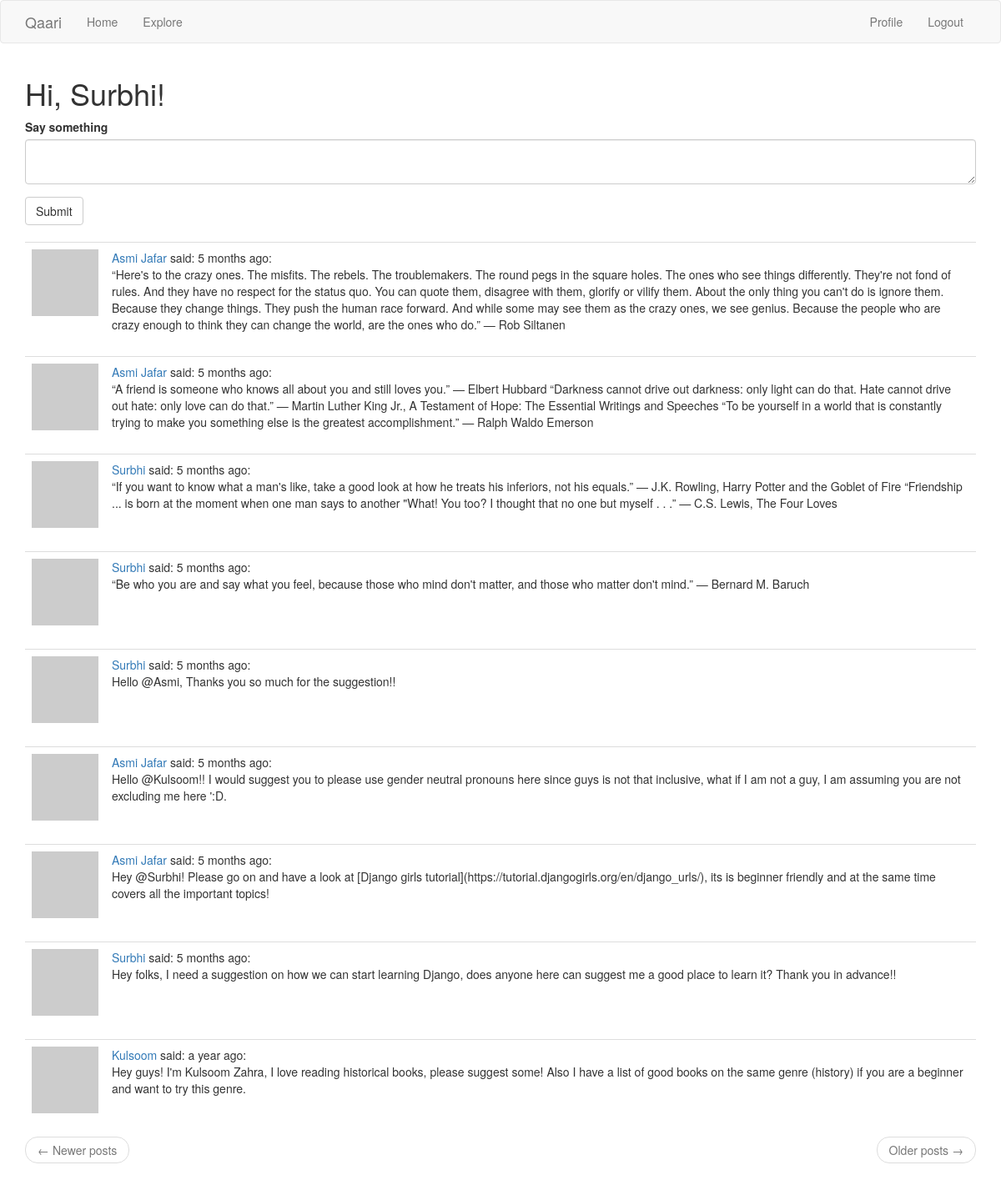
The page /index (signed in) on the database its author committed.
### app/models.py (models this page shows, shortened)
class User(UserMixin, db.Model):
    id = db.Column(db.Integer, primary_key=True)
    username = db.Column(db.String(64), index=True, unique=True)
    email = db.Column(db.String(120), index=True, unique=True)
    password_hash = db.Column(db.String(128))
    about_me = db.Column(db.String(140))
    last_seem = db.Column(db.DateTime, default=datetime.utcnow)
    posts = db.relationship('Post', backref='author', lazy='dynamic')
    followed = db.relationship(
        'User', secondary=followers,
        primaryjoin=(followers.c.follower_id == id),
        secondaryjoin=(followers.c.followed_id == id),
        backref=db.backref('followers', lazy='dynamic'), lazy='dynamic')
    def followed_posts(self):
        followed = Post.query.join(
            followers, (followers.c.followed_id == Post.user_id)).filter(
                followers.c.follower_id == self.id)
        own = Post.query.filter_by(user_id=self.id)
        return followed.union(own).order_by(Post.timestamp.desc())
    def avatar(self, size):
        digest = md5(self.email.lower().encode('utf-8')).hexdigest()
        return 'https://www.gravatar.com/avatar/{}?d=identicon&s={}'.format(
            digest, size)

class Post(db.Model):
    id = db.Column(db.Integer, primary_key=True)
    body = db.Column(db.String(140))
    timestamp = db.Column(db.DateTime, index=True, default=datetime.utcnow)
    user_id = db.Column(db.Integer, db.ForeignKey('user.id'))

### app/main/routes.py (the view)
@bp.route('/', methods=['GET', 'POST'])
@bp.route('/index', methods=['GET', 'POST'])
@login_required
def index():
    form = PostForm()
    if form.validate_on_submit():
        post = Post(body=form.post.data, author=current_user)
        db.session.add(post)
        db.session.commit()
        flash('Your post is now live!')
        return redirect(url_for('main.index'))
    page = request.args.get('page', 1, type=int)
    posts = current_user.followed_posts().paginate(
        page, current_app.config['POSTS_PER_PAGE'], False)
    next_url = url_for('main.index', page=posts.next_num) \
        if posts.has_next else None
    prev_url = url_for('main.index', page=posts.prev_num) \
        if posts.has_prev else None
    return render_template('index.html', title=('Home'), form=form,
                           posts=posts.items, next_url=next_url,
                           prev_url=prev_url)

### app/main/forms.py
class PostForm(FlaskForm):
    post = TextAreaField(('Say something'), validators=[DataRequired()])
    submit = SubmitField('Submit')

### app/main/routes.py (called while the page is built)
@bp.before_app_request
def before_request():
    if current_user.is_authenticated:
        current_user.last_seen = datetime.utcnow()
        db.session.commit()

### app/models.py (called while the page is built)
@login.user_loader
def load_user(id):
    return User.query.get(int(id))

### app/templates/index.html
{% extends "base.html" %}
{% import 'bootstrap/wtf.html' as wtf %}
{% block app_content %}
    <h1>Hi, {{ current_user.username }}!</h1>
    {% if form %}
    {{ wtf.quick_form(form) }}
    <br>
    {% endif %}
    {% for post in posts %}
        {% include '_post.html' %}
    {% endfor %}
    <nav aria-label="...">
        <ul class="pager">
            <li class="previous{% if not prev_url %} disabled{% endif %}">
                <a href="{{ prev_url or '#' }}">
                    <span aria-hidden="true">&larr;</span> Newer posts
                </a>
            </li>
            <li class="next{% if not next_url %} disabled{% endif %}">
                <a href="{{ next_url or '#' }}">
                    Older posts <span aria-hidden="true">&rarr;</span>
                </a>
            </li>
        </ul>
    </nav>
{% endblock %}

### app/templates/_post.html
    <table class="table table-hover">
        <tr>
            <td width="70px">
                <a href="{{ url_for('main.user', username=post.author.username) }}">
                    <img src="{{ post.author.avatar(70) }}" />
                </a>
            </td>
            <td>
                <a href="{{ url_for('main.user', username=post.author.username) }}">
                    {{ post.author.username }}
                </a>
                said: {{ moment(post.timestamp).fromNow() }}:
                <br>
                <span id="post{{ post.id }}">{{ post.body }}</span>
            </td>
        </tr>
    </table>

### rows shown on the page
User: username "Surbhi"
Post: author.username "Asmi Jafar", timestamp "5 months ago", body "“Here's to the crazy ones. The misfits. The rebels. The troublemakers. The round pegs in the square holes. The ones who see things differently. They're not fond of rules. And they have no respect for the status quo. You can quote them, disagree with them, glorify or vilify them. About the only thing you can't do is ignore them. Because they change things. They push the human race forward. And while some may see them as the crazy ones, we see genius. Because the people who are crazy enough to think they can change the world, are the ones who do.” ― Rob Siltanen"
Post: author.username "Asmi Jafar", timestamp "5 months ago", body "“A friend is someone who knows all about you and still loves you.” ― Elbert Hubbard “Darkness cannot drive out darkness: only light can do that. Hate cannot drive out hate: only love can do that.” ― Martin Luther King Jr., A Testament of Hope: The Essential Writings and Speeches “To be yourself in a world that is constantly trying to make you something else is the greatest accomplishment.” ― Ralph Waldo Emerson"
Post: author.username "Surbhi", timestamp "5 months ago", body "“If you want to know what a man's like, take a good look at how he treats his inferiors, not his equals.” ― J.K. Rowling, Harry Potter and the Goblet of Fire “Friendship ... is born at the moment when one man says to another \"What! You too? I thought that no one but myself . . .” ― C.S. Lewis, The Four Loves"
Post: author.username "Surbhi", timestamp "5 months ago", body "“Be who you are and say what you feel, because those who mind don't matter, and those who matter don't mind.” ― Bernard M. Baruch"
Post: author.username "Surbhi", timestamp "5 months ago", body "Hello @Asmi, Thanks you so much for the suggestion!!"
Post: author.username "Asmi Jafar", timestamp "5 months ago", body "Hello @Kulsoom!! I would suggest you to please use gender neutral pronouns here since guys is not that inclusive, what if I am not a guy, I am assuming you are not excluding me here ':D."
Post: author.username "Asmi Jafar", timestamp "5 months ago", body "Hey @Surbhi! Please go on and have a look at [Django girls tutorial](https://tutorial.djangogirls.org/en/django_urls/), its is beginner friendly and at the same time covers all the important topics!"
Post: author.username "Surbhi", timestamp "5 months ago", body "Hey folks, I need a suggestion on how we can start learning Django, does anyone here can suggest me a good place to learn it? Thank you in advance!!"
Post: author.username "Kulsoom", timestamp "a year ago", body "Hey guys! I'm Kulsoom Zahra, I love reading historical books, please suggest some! Also I have a list of good books on the same genre (history) if you are a beginner and want to try this genre."
